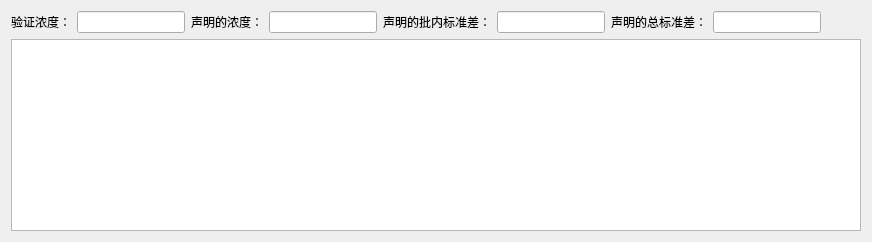
            <widget class="QWidget" name="page_5">
             <layout class="QVBoxLayout" name="verticalLayout_4">
              <item>
               <layout class="QHBoxLayout" name="horizontalLayout_12">
                <item>
                 <widget class="QLabel" name="label_53">
                  <property name="sizePolicy">
                   <sizepolicy hsizetype="Fixed" vsizetype="Fixed">
                    <horstretch>0</horstretch>
                    <verstretch>0</verstretch>
                   </sizepolicy>
                  </property>
                  <property name="text">
                   <string>验证浓度：</string>
                  </property>
                 </widget>
                </item>
                <item>
                 <widget class="QLineEdit" name="ep5_validationConcentration_L3">
                  <property name="sizePolicy">
                   <sizepolicy hsizetype="Fixed" vsizetype="Fixed">
                    <horstretch>0</horstretch>
                    <verstretch>0</verstretch>
                   </sizepolicy>
                  </property>
                 </widget>
                </item>
                <item>
                 <widget class="QLabel" name="label_54">
                  <property name="sizePolicy">
                   <sizepolicy hsizetype="Fixed" vsizetype="Fixed">
                    <horstretch>0</horstretch>
                    <verstretch>0</verstretch>
                   </sizepolicy>
                  </property>
                  <property name="text">
                   <string>声明的浓度：</string>
                  </property>
                 </widget>
                </item>
                <item>
                 <widget class="QLineEdit" name="ep5_ClaimConcentration_L3">
                  <property name="sizePolicy">
                   <sizepolicy hsizetype="Fixed" vsizetype="Fixed">
                    <horstretch>0</horstretch>
                    <verstretch>0</verstretch>
                   </sizepolicy>
                  </property>
                 </widget>
                </item>
                <item>
                 <widget class="QLabel" name="label_55">
                  <property name="sizePolicy">
                   <sizepolicy hsizetype="Fixed" vsizetype="Fixed">
                    <horstretch>0</horstretch>
                    <verstretch>0</verstretch>
                   </sizepolicy>
                  </property>
                  <property name="text">
                   <string>声明的批内标准差：</string>
                  </property>
                 </widget>
                </item>
                <item>
                 <widget class="QLineEdit" name="ep5_ClaimSd_L3">
                  <property name="sizePolicy">
                   <sizepolicy hsizetype="Fixed" vsizetype="Fixed">
                    <horstretch>0</horstretch>
                    <verstretch>0</verstretch>
                   </sizepolicy>
                  </property>
                 </widget>
                </item>
                <item>
                 <widget class="QLabel" name="label_56">
                  <property name="sizePolicy">
                   <sizepolicy hsizetype="Fixed" vsizetype="Fixed">
                    <horstretch>0</horstretch>
                    <verstretch>0</verstretch>
                   </sizepolicy>
                  </property>
                  <property name="text">
                   <string>声明的总标准差：</string>
                  </property>
                 </widget>
                </item>
                <item>
                 <widget class="QLineEdit" name="ep5_ClaimTotalSd_L3">
                  <property name="sizePolicy">
                   <sizepolicy hsizetype="Fixed" vsizetype="Fixed">
                    <horstretch>0</horstretch>
                    <verstretch>0</verstretch>
                   </sizepolicy>
                  </property>
                 </widget>
                </item>
                <item>
                 <spacer name="horizontalSpacer_22">
                  <property name="orientation">
                   <enum>Qt::Horizontal</enum>
                  </property>
                  <property name="sizeHint" stdset="0">
                   <size>
                    <width>40</width>
                    <height>20</height>
                   </size>
                  </property>
                 </spacer>
                </item>
               </layout>
              </item>
              <item>
               <widget class="QTableWidget" name="ep5_tableWidget_3"/>
              </item>
             </layout>
            </widget>
